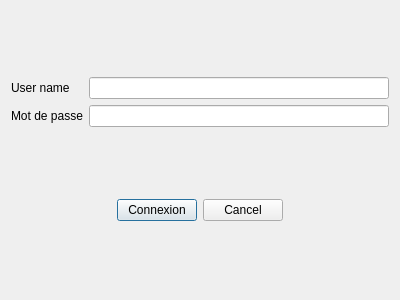
<?xml version="1.0" encoding="UTF-8"?>
<ui version="4.0">
 <class>Dialogconnection</class>
 <widget class="QDialog" name="Dialogconnection">
  <property name="geometry">
   <rect>
    <x>0</x>
    <y>0</y>
    <width>400</width>
    <height>300</height>
   </rect>
  </property>
  <property name="windowTitle">
   <string>Dialog</string>
  </property>
  <layout class="QHBoxLayout" name="horizontalLayout_3">
   <item>
    <layout class="QVBoxLayout" name="verticalLayout">
     <item>
      <layout class="QHBoxLayout" name="horizontalLayout_2">
       <item>
        <layout class="QGridLayout" name="gridLayout">
         <item row="1" column="1">
          <widget class="QLineEdit" name="lMDP">
           <property name="echoMode">
            <enum>QLineEdit::Password</enum>
           </property>
          </widget>
         </item>
         <item row="0" column="0">
          <widget class="QLabel" name="label_2">
           <property name="text">
            <string>User name</string>
           </property>
          </widget>
         </item>
         <item row="0" column="1">
          <widget class="QLineEdit" name="lUser"/>
         </item>
         <item row="1" column="0">
          <widget class="QLabel" name="label">
           <property name="text">
            <string>Mot de passe</string>
           </property>
          </widget>
         </item>
        </layout>
       </item>
      </layout>
     </item>
     <item>
      <layout class="QHBoxLayout" name="horizontalLayout">
       <item>
        <spacer name="horizontalSpacer">
         <property name="orientation">
          <enum>Qt::Horizontal</enum>
         </property>
         <property name="sizeHint" stdset="0">
          <size>
           <width>40</width>
           <height>20</height>
          </size>
         </property>
        </spacer>
       </item>
       <item>
        <widget class="QPushButton" name="Bconnection">
         <property name="text">
          <string>Connexion</string>
         </property>
        </widget>
       </item>
       <item>
        <widget class="QPushButton" name="Bcancel">
         <property name="text">
          <string>Cancel</string>
         </property>
        </widget>
       </item>
       <item>
        <spacer name="horizontalSpacer_2">
         <property name="orientation">
          <enum>Qt::Horizontal</enum>
         </property>
         <property name="sizeHint" stdset="0">
          <size>
           <width>40</width>
           <height>20</height>
          </size>
         </property>
        </spacer>
       </item>
      </layout>
     </item>
    </layout>
   </item>
  </layout>
 </widget>
 <resources/>
 <connections/>
</ui>
